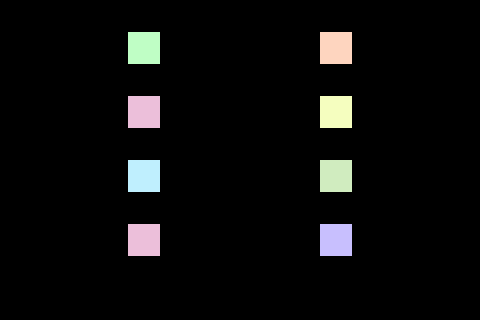

This game map was drawn from its Tiled (.tmx) file and the tilesets committed beside it. A one-line description and the trimmed map source follow:
An orthogonal 15x10 tile map with 32x32 px tiles, 2 tile layers (IndexInfo, MetaInfo), 2 tilesets and 9 objects (HeroPoint, SwordPoint1, WolfPoint1, JellyPoint1, HolySwordPoint1, ...).

<map version="1.0" tiledversion="1.0.3" orientation="orthogonal" renderorder="right-down" width="15" height="10" tilewidth="32" tileheight="32" nextobjectid="11">
 <tileset firstgid="1" source="meta.tsx" />
 <tileset firstgid="10" source="indexMeta.tsx" />
 <objectgroup name="Objects">
  <object id="1" name="HeroPoint" x="64" y="48" />
  <object id="3" name="SwordPoint1" x="144" y="48" />
  <object id="4" name="WolfPoint1" x="336" y="48" />
  <object id="5" name="JellyPoint1" x="144" y="112" />
  <object id="6" name="HolySwordPoint1" x="144" y="176" />
  <object id="7" name="BoxPoint" x="144" y="240" />
  <object id="8" name="MacePoint1" x="336" y="112" />
  <object id="9" name="DemonPoint1" x="336" y="176" />
  <object id="10" name="KeyPoint" x="336" y="240" />
 </objectgroup>
 <layer name="IndexInfo" width="15" height="10">
  <data>[150 cells, 6 non-empty, 1 distinct tile ids]</data>
 </layer>
 <layer name="MetaInfo" width="15" height="10">
  <data>[150 cells, 8 non-empty, 8 distinct tile ids]</data>
 </layer>
</map>
